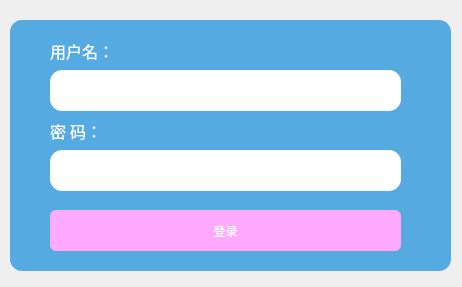
<?xml version="1.0" encoding="UTF-8"?>
<ui version="4.0">
 <class>loginwindowClass</class>
 <widget class="QWidget" name="loginwindowClass">
  <property name="geometry">
   <rect>
    <x>0</x>
    <y>0</y>
    <width>462</width>
    <height>287</height>
   </rect>
  </property>
  <property name="windowTitle">
   <string>loginwindow</string>
  </property>
  <property name="styleSheet">
   <string notr="true"/>
  </property>
  <widget class="QFrame" name="frame">
   <property name="geometry">
    <rect>
     <x>10</x>
     <y>20</y>
     <width>441</width>
     <height>251</height>
    </rect>
   </property>
   <property name="styleSheet">
    <string notr="true">QFrame {
    border-radius: 12px;
    background-color: rgb(85, 170, 225);
}</string>
   </property>
   <property name="frameShape">
    <enum>QFrame::StyledPanel</enum>
   </property>
   <property name="frameShadow">
    <enum>QFrame::Raised</enum>
   </property>
   <widget class="QLabel" name="label">
    <property name="geometry">
     <rect>
      <x>40</x>
      <y>20</y>
      <width>71</width>
      <height>21</height>
     </rect>
    </property>
    <property name="font">
     <font>
      <family>幼圆</family>
      <pointsize>12</pointsize>
     </font>
    </property>
    <property name="styleSheet">
     <string notr="true">QLabel {
    color: white;
}</string>
    </property>
    <property name="text">
     <string>用户名：</string>
    </property>
   </widget>
   <widget class="QLabel" name="label_2">
    <property name="geometry">
     <rect>
      <x>40</x>
      <y>100</y>
      <width>71</width>
      <height>21</height>
     </rect>
    </property>
    <property name="font">
     <font>
      <family>幼圆</family>
      <pointsize>12</pointsize>
     </font>
    </property>
    <property name="styleSheet">
     <string notr="true">QLabel {
    color: white;
}</string>
    </property>
    <property name="text">
     <string>密 码：</string>
    </property>
   </widget>
   <widget class="QPushButton" name="pushButton">
    <property name="geometry">
     <rect>
      <x>40</x>
      <y>190</y>
      <width>351</width>
      <height>41</height>
     </rect>
    </property>
    <property name="styleSheet">
     <string notr="true">QPushButton {
    color: rgb(255, 255, 255);
    border-radius: 6px;
    background-color:rgb(255, 170, 255);
}

QPushButton:pressed {
    background-color: rgb(255, 170, 0);
}</string>
    </property>
    <property name="text">
     <string>登录</string>
    </property>
   </widget>
   <widget class="QLineEdit" name="lineEdit">
    <property name="geometry">
     <rect>
      <x>40</x>
      <y>50</y>
      <width>351</width>
      <height>41</height>
     </rect>
    </property>
    <property name="styleSheet">
     <string notr="true">QLineEdit {
    border-radius: 12px;
}</string>
    </property>
    <property name="text">
     <string/>
    </property>
   </widget>
   <widget class="QLineEdit" name="lineEdit_2">
    <property name="geometry">
     <rect>
      <x>40</x>
      <y>130</y>
      <width>351</width>
      <height>41</height>
     </rect>
    </property>
    <property name="styleSheet">
     <string notr="true">QLineEdit {
    border-radius: 12px;
}</string>
    </property>
    <property name="echoMode">
     <enum>QLineEdit::PasswordEchoOnEdit</enum>
    </property>
   </widget>
  </widget>
 </widget>
 <layoutdefault spacing="6" margin="11"/>
 <resources/>
 <connections/>
</ui>
